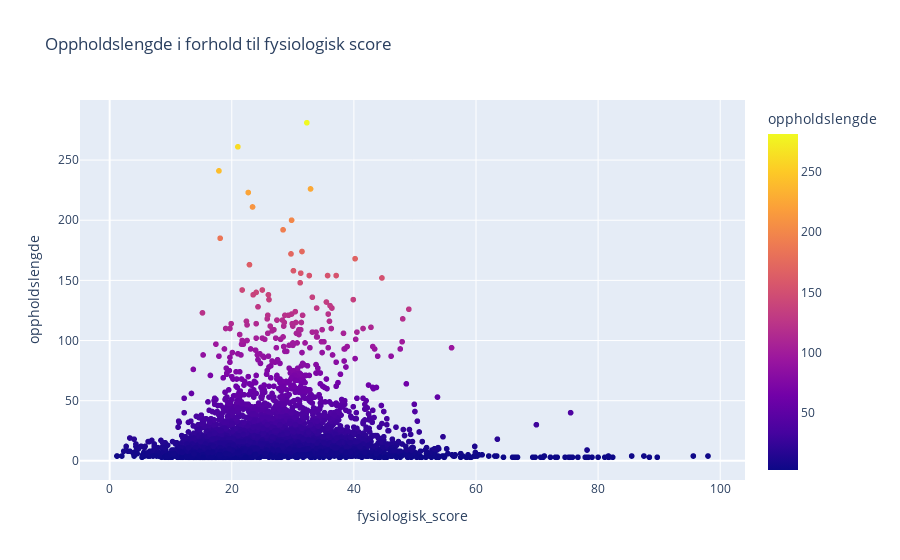

Source (notebook cell):
### Markdown cell above
#### 3.1.4 Fysiologisk score og oppholdslengde

### Code cell
fig=px.scatter(train_df, x='fysiologisk_score', y='oppholdslengde', title= 'Oppholdslengde i forhold til fysiologisk score',color='oppholdslengde')
fig.show()

### Figure 1 — Plotly figure (JSON) as saved in the notebook; plotly's stock layout.template omitted (floating-point values rounded to 4 significant figures; data arrays with more than 128 entries replaced by an {"elided": "..."} marker saying what was removed)
{"data": [{"hovertemplate": "fysiologisk_score=%{x}<br>oppholdslengde=%{marker.color}<extra></extra>", "legendgroup": "", "marker": {"color": {"elided": "5413 int values"}, "coloraxis": "coloraxis", "symbol": "circle"}, "mode": "markers", "name": "", "showlegend": false, "type": "scattergl", "x": {"elided": "5413 float values"}, "xaxis": "x", "y": {"elided": "5413 int values"}, "yaxis": "y"}], "layout": {"coloraxis": {"colorbar": {"title": {"text": "oppholdslengde"}}, "colorscale": [[0, "#0d0887"], [0.1111, "#46039f"], [0.2222, "#7201a8"], [0.3333, "#9c179e"], [0.4444, "#bd3786"], [0.5556, "#d8576b"], [0.6667, "#ed7953"], [0.7778, "#fb9f3a"], [0.8889, "#fdca26"], [1, "#f0f921"]]}, "legend": {"tracegroupgap": 0}, "title": {"text": "Oppholdslengde i forhold til fysiologisk score"}, "xaxis": {"anchor": "y", "domain": [0, 1], "title": {"text": "fysiologisk_score"}}, "yaxis": {"anchor": "x", "domain": [0, 1], "title": {"text": "oppholdslengde"}}}}
